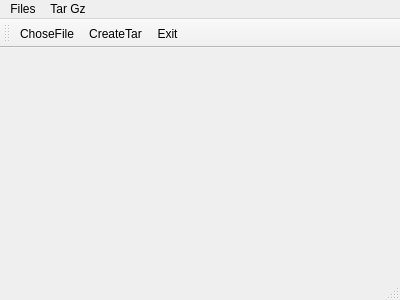
<?xml version="1.0" encoding="UTF-8"?>
<ui version="4.0">
 <class>TestMain</class>
 <widget class="QMainWindow" name="TestMain">
  <property name="geometry">
   <rect>
    <x>0</x>
    <y>0</y>
    <width>400</width>
    <height>300</height>
   </rect>
  </property>
  <property name="windowTitle">
   <string>TestMain</string>
  </property>
  <widget class="QWidget" name="centralWidget"/>
  <widget class="QMenuBar" name="menuBar">
   <property name="geometry">
    <rect>
     <x>0</x>
     <y>0</y>
     <width>400</width>
     <height>29</height>
    </rect>
   </property>
   <widget class="QMenu" name="menuFiles">
    <property name="title">
     <string>Files</string>
    </property>
    <addaction name="actionChoseFile"/>
   </widget>
   <widget class="QMenu" name="menuTar_Gz">
    <property name="title">
     <string>Tar Gz</string>
    </property>
    <addaction name="actionCreateTar"/>
   </widget>
   <addaction name="menuFiles"/>
   <addaction name="menuTar_Gz"/>
  </widget>
  <widget class="QToolBar" name="mainToolBar">
   <attribute name="toolBarArea">
    <enum>TopToolBarArea</enum>
   </attribute>
   <attribute name="toolBarBreak">
    <bool>false</bool>
   </attribute>
   <addaction name="actionChoseFile"/>
   <addaction name="actionCreateTar"/>
   <addaction name="actionExit"/>
  </widget>
  <widget class="QStatusBar" name="statusBar"/>
  <action name="actionChoseFile">
   <property name="icon">
    <iconset resource="Reso.qrc">
     <normaloff>:/new/prefix1/document-open.svg</normaloff>:/new/prefix1/document-open.svg</iconset>
   </property>
   <property name="text">
    <string>ChoseFile</string>
   </property>
   <property name="toolTip">
    <string>Chose File to add tar gz archiwe</string>
   </property>
  </action>
  <action name="actionCreateTar">
   <property name="icon">
    <iconset resource="Reso.qrc">
     <normaloff>:/new/prefix1/system-run.svg</normaloff>:/new/prefix1/system-run.svg</iconset>
   </property>
   <property name="text">
    <string>CreateTar</string>
   </property>
  </action>
  <action name="actionExit">
   <property name="icon">
    <iconset resource="Reso.qrc">
     <normaloff>:/new/prefix1/application-exit.svg</normaloff>:/new/prefix1/application-exit.svg</iconset>
   </property>
   <property name="text">
    <string>Exit</string>
   </property>
  </action>
 </widget>
 <layoutdefault spacing="6" margin="11"/>
 <resources>
  <include location="Reso.qrc"/>
 </resources>
 <connections/>
</ui>
